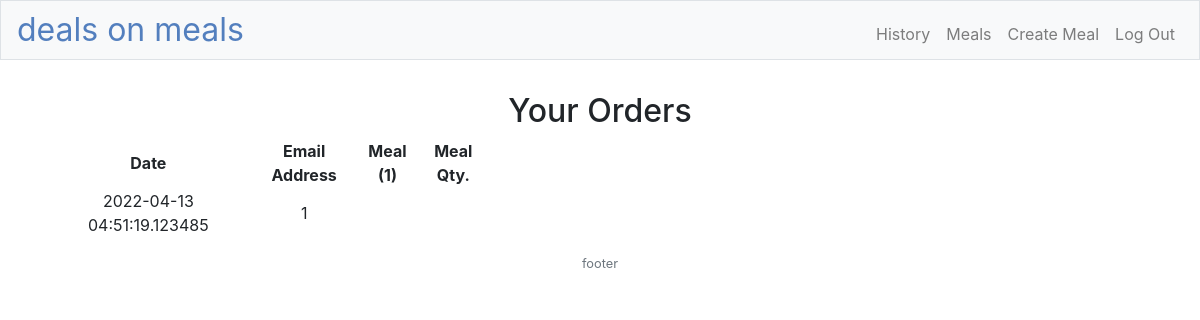
The app's page /history (signed in), older data.
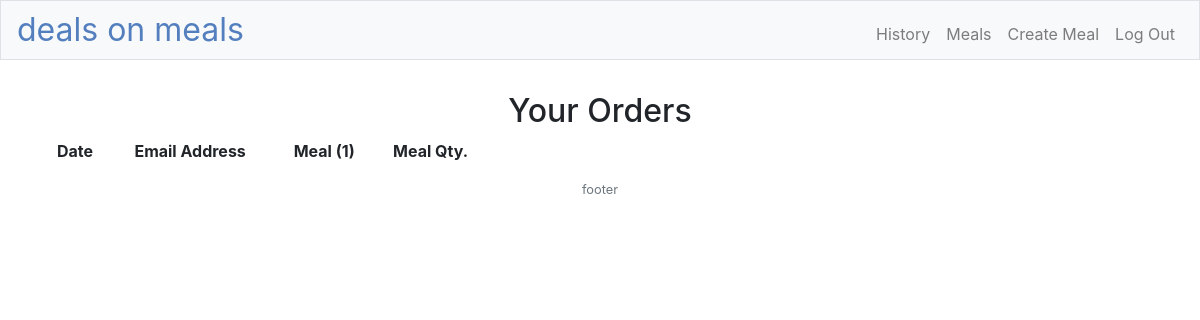
The same page, newer data.
### models.py (models this page shows, shortened)
class Order(db.Model):
    __tablename__ = "order"
    id = db.Column(db.Integer, primary_key=True)
    date = db.Column(db.DateTime(), nullable=False, default=datetime.datetime.utcnow)
    userId = db.Column(db.Integer, db.ForeignKey('user.id'), nullable=False)
    entries = db.relationship('Meal', secondary=meal_order, backref='orders')

### app.py (the view)
@app.route("/history")
def history():
    orders = Order.query.filter(Order.userId==session["user_id"])
    return render_template("orders.html", orders=orders)

### app.py (called while the page is built)
@app.after_request
def after_request(response):
    response.headers["Cache-Control"] = "no-cache, no-store, must-revalidate"
    response.headers["Expires"] = 0
    response.headers["Pragma"] = "no-cache"
    return response

### templates/orders.html (shortened to what this page needs)
{% extends "layout.html" %}
{% block main %}
    <form action="/" method="post">
            <div class="section">
                <h2>Your Orders</h2>
                <table style="width:40%;text-align:center">
                    <thead>
                        <tr>
                            <th>Date</th>
                            <th>Email Address</th>
                            <th>Meal (1)</th>
                            <th>Meal Qty.</th>
                        </tr>
                    </thead>
                    <tbody>
                        {%for order in orders %}
                        <tr>
                            <td>{{order.date}}</td>
                            <td>{{order.userId}}</td>
                            <td>{{order.meal1Id}}</td>
                            <td>{{order.meal1Qty}}</td>
                        </tr>
                        {% endfor %}
                    </tbody>
                </table>
            </div>
    </form>
{% endblock %}

### templates/layout.html (shortened to what this page needs)
<!DOCTYPE html>
<html lang="en">
    <head>
        <link rel="stylesheet" href="https://cdn.jsdelivr.net/npm/bootstrap@4.5.3/dist/css/bootstrap.min.css">
        <link href="/static/styles.css" rel="stylesheet">
    </head>
    <body>
            <nav class="navbar navbar-expand-md navbar-light bg-light border py-0">
                <a class="navbar-brand" href="/"><span class="blue">deals on meals</span></a>
                <div class="collapse navbar-collapse ml-auto" id="navbar">
                    <ul class="navbar-nav text-right ml-auto mt-2">
                        {% if session.user_id %}
                        <li class="nav-item"><a class="nav-link" href="/history">History</a></li>
                        <li class="nav-item"><a class="nav-link" href="/meals-edit">Meals</a></li>
                        <li class="nav-item"><a class="nav-link" href="/createMeal">Create Meal</a></li>
                        <li class="nav-item"><a class="nav-link" href="/logout">Log Out</a></li>
                        {% else %}
                        <li class="nav-item"><a class="nav-link" href="/register">Register</a></li>
                        <li class="nav-item"><a class="nav-link" href="/login">Log In</a></li>
                        {% endif %}
                    </ul>
                </div>
            </nav>
        <main class="container p-3">
            {% block main %}{% endblock %}
        </main>
        <footer class="small text-center text-muted">
            footer
        </footer>
    </body>
</html>

### static/styles.css (style rules this page uses)
nav .navbar-brand { font-size: xx-large; }
nav .navbar-brand .blue { color: #537fbe; }
main { overflow-x: auto; text-align: center; }

Row changes from the older to the newer data that the page shows:
removed Order: date "2022-04-13 04:51:19.123485", userId "1"
